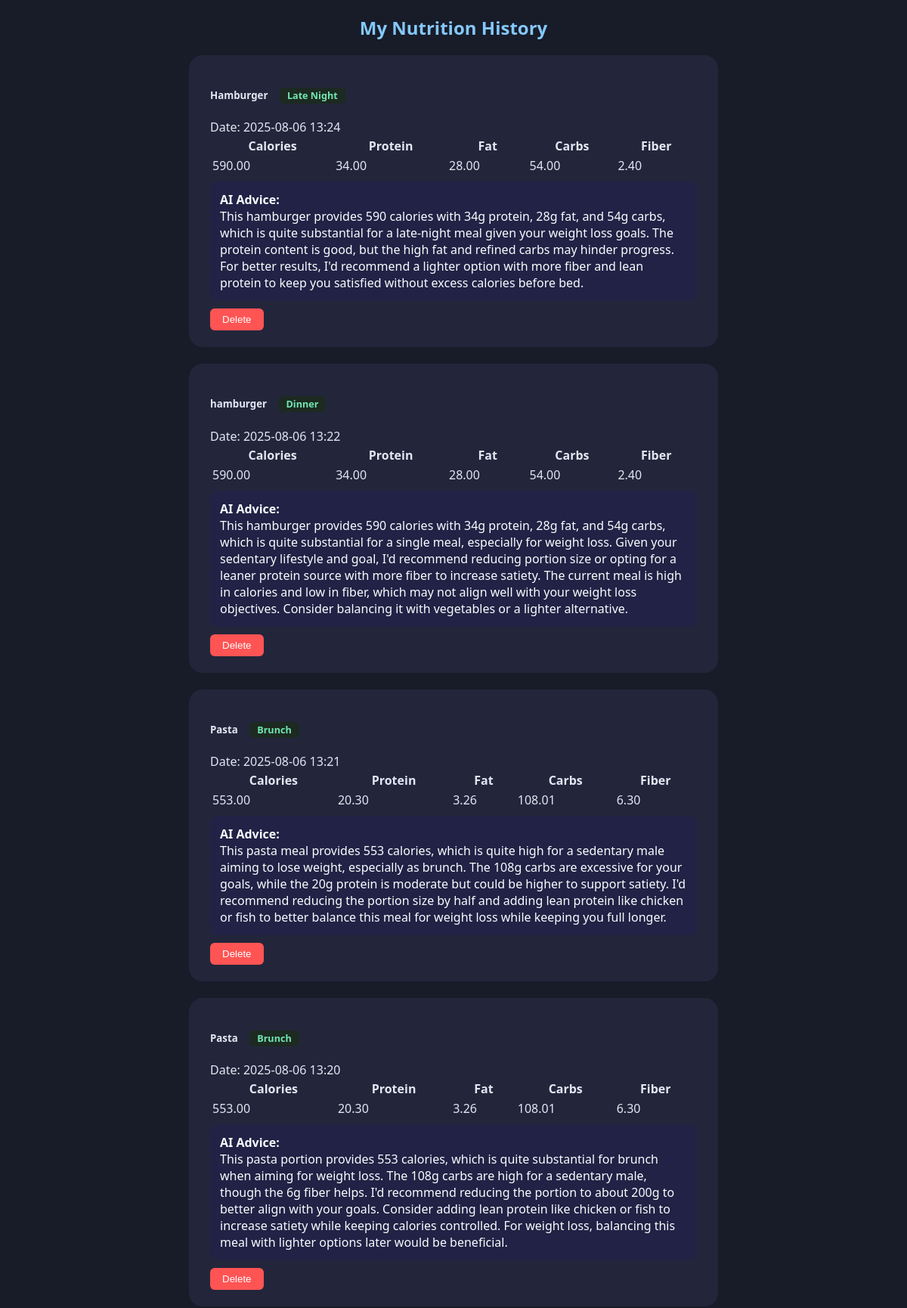
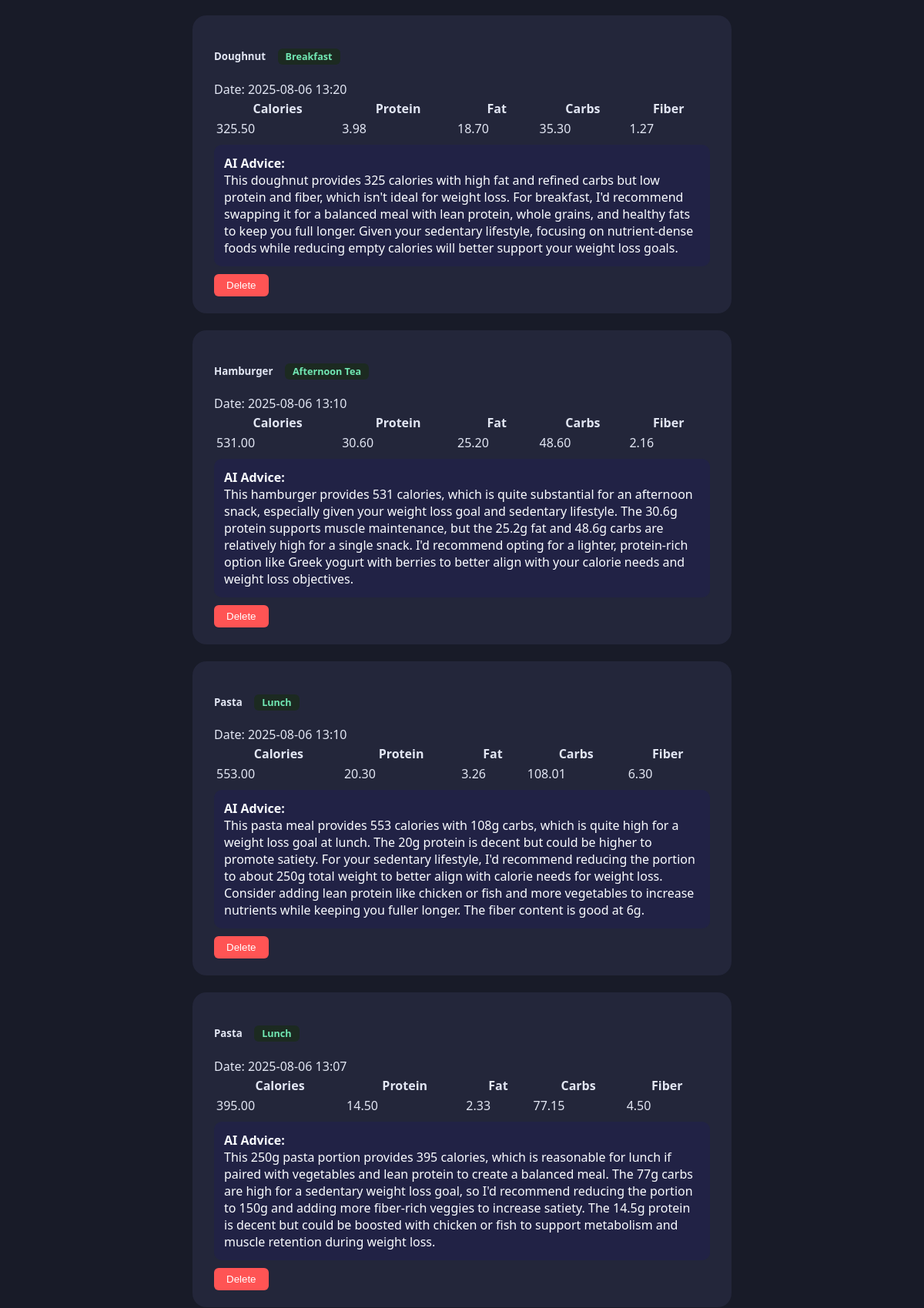
The page /history (signed in, upper part) on the database its author committed (2 pictures, top to bottom).
### backend/models.py (models this page shows)
class AnalysisHistory(db.Model):
    id = db.Column(db.Integer, primary_key=True)
    user_id = db.Column(db.Integer, nullable=False)
    food_name = db.Column(db.String(100))
    nutrients = db.Column(db.Text)
    ai_advice = db.Column(db.Text)
    timestamp = db.Column(db.DateTime, default=datetime.utcnow)
    tag = db.Column(db.String(20))

### app.py (the view)
    @app.route('/history')
    def history():
        if 'user_id' not in session:
            flash('Please log in first!')
            return redirect(url_for('login'))
        records = AnalysisHistory.query.filter_by(user_id=session['user_id']).order_by(
            AnalysisHistory.timestamp.desc()).all()
        for r in records:
            try:
                r.nutrients_dict = json.loads(r.nutrients)
            except Exception:
                r.nutrients_dict = {}
        return render_template('history.html', records=records)

### templates/history.html (shortened to what this page needs)
<!DOCTYPE html>
<html lang="en">
<head>
</head>
<body>
<h2 style="text-align:center;color:#84c8fa;">My Nutrition History</h2>
<div style="max-width:700px; margin:0 auto;">
    {% for item in records %}
    <div class="history-card">
        <h5>
            {{ item.food_name }}
            {% if item.tag %}
            <span class="meal-tag">
                            {{ item.tag.replace('_', ' ') | title }}
                        </span>
            {% endif %}
        </h5>
        <div>Date: {{ item.timestamp.strftime('%Y-%m-%d %H:%M') }}</div>
        <div class="nutrients-table">
            <table style="width:100%;">
                <tr>
                    {% for key in item.nutrients_dict.keys() %}
                    <th>{{ key|capitalize }}</th>
                    {% endfor %}
                </tr>
                <tr>
                    {% for value in item.nutrients_dict.values() %}
                    <td>
                        {% if value is number %}
                        {{ '%.2f'|format(value) }}
                        {% else %}
                        {{ value }}
                        {% endif %}
                    </td>
                    {% endfor %}
                </tr>
            </table>
        </div>
        {% if item.ai_advice %}
        <div class="advice"><b>AI Advice:</b><br>{{ item.ai_advice }}</div>
        {% endif %}
        <form action="{{ url_for('delete_history', history_id=item.id) }}" method="post" style="display:inline;">
            <button type="submit"
                    onclick="return confirm('Are you sure you want to delete this record?');"
                    style="background:#ff5454;color:#fff;border:none;border-radius:6px;padding:7px 16px;cursor:pointer;margin-top:10px;">
                Delete
            </button>
        </form>
    </div>
    {% endfor %}
</div>
</body>
</html>

### templates/history.html (style rules this page uses)
body { background: #181b28; color: #e2e6f3; font-family: 'Segoe UI', Arial, sans-serif; }
.history-card { background: #23263a; border-radius: 18px; margin-bottom: 22px; padding: 22px 28px; }
.advice { background: #212245; color: #fafcff; border-radius: 10px; padding: 13px; margin-top: 7px; }
.meal-tag { font-size: 0.95em; color: #71e7b3; background: #1c2a21; border-radius: 6px; padding: 2px 10px; margin-left: 12px; }

### rows shown on the page
AnalysisHistory: food_name "Hamburger", tag.replace "Late Night", timestamp "2025-08-06 13:24", keys "Calories" "Protein" "Fat" "Carbs" "Fiber", value "590.00" "34.00" "28.00" "54.00" "2.40", ai_advice "This hamburger provides 590 calories with 34g protein, 28g fat, and 54g carbs, which is quite substantial for a late-night meal given your weight loss goals. The protein content is good, but the high fat and refined carbs may hinder progress. For better results, I'd recommend a lighter option with more fiber and lean protein to keep you satisfied without excess calories before bed."
AnalysisHistory: food_name "hamburger", tag.replace "Dinner", timestamp "2025-08-06 13:22", keys "Calories" "Protein" "Fat" "Carbs" "Fiber", value "590.00" "34.00" "28.00" "54.00" "2.40", ai_advice "This hamburger provides 590 calories with 34g protein, 28g fat, and 54g carbs, which is quite substantial for a single meal, especially for weight loss. Given your sedentary lifestyle and goal, I'd recommend reducing portion size or opting for a leaner protein source with more fiber to increase satiety. The current meal is high in calories and low in fiber, which may not align well with your weight loss objectives. Consider balancing it with vegetables or a lighter alternative."
AnalysisHistory: food_name "Pasta", tag.replace "Brunch", timestamp "2025-08-06 13:21", keys "Calories" "Protein" "Fat" "Carbs" "Fiber", value "553.00" "20.30" "3.26" "108.01" "6.30", ai_advice "This pasta meal provides 553 calories, which is quite high for a sedentary male aiming to lose weight, especially as brunch. The 108g carbs are excessive for your goals, while the 20g protein is moderate but could be higher to support satiety. I'd recommend reducing the portion size by half and adding lean protein like chicken or fish to better balance this meal for weight loss while keeping you full longer."
AnalysisHistory: food_name "Pasta", tag.replace "Brunch", timestamp "2025-08-06 13:20", keys "Calories" "Protein" "Fat" "Carbs" "Fiber", value "553.00" "20.30" "3.26" "108.01" "6.30", ai_advice "This pasta portion provides 553 calories, which is quite substantial for brunch when aiming for weight loss. The 108g carbs are high for a sedentary male, though the 6g fiber helps. I'd recommend reducing the portion to about 200g to better align with your goals. Consider adding lean protein like chicken or fish to increase satiety while keeping calories controlled. For weight loss, balancing this meal with lighter options later would be beneficial."
AnalysisHistory: food_name "Doughnut", tag.replace "Breakfast", timestamp "2025-08-06 13:20", keys "Calories" "Protein" "Fat" "Carbs" "Fiber", value "325.50" "3.98" "18.70" "35.30" "1.27", ai_advice "This doughnut provides 325 calories with high fat and refined carbs but low protein and fiber, which isn't ideal for weight loss. For breakfast, I'd recommend swapping it for a balanced meal with lean protein, whole grains, and healthy fats to keep you full longer. Given your sedentary lifestyle, focusing on nutrient-dense foods while reducing empty calories will better support your weight loss goals."
AnalysisHistory: food_name "Hamburger", tag.replace "Afternoon Tea", timestamp "2025-08-06 13:10", keys "Calories" "Protein" "Fat" "Carbs" "Fiber", value "531.00" "30.60" "25.20" "48.60" "2.16", ai_advice "This hamburger provides 531 calories, which is quite substantial for an afternoon snack, especially given your weight loss goal and sedentary lifestyle. The 30.6g protein supports muscle maintenance, but the 25.2g fat and 48.6g carbs are relatively high for a single snack. I'd recommend opting for a lighter, protein-rich option like Greek yogurt with berries to better align with your calorie needs and weight loss objectives."
AnalysisHistory: food_name "Pasta", tag.replace "Lunch", timestamp "2025-08-06 13:10", keys "Calories" "Protein" "Fat" "Carbs" "Fiber", value "553.00" "20.30" "3.26" "108.01" "6.30", ai_advice "This pasta meal provides 553 calories with 108g carbs, which is quite high for a weight loss goal at lunch. The 20g protein is decent but could be higher to promote satiety. For your sedentary lifestyle, I'd recommend reducing the portion to about 250g total weight to better align with calorie needs for weight loss. Consider adding lean protein like chicken or fish and more vegetables to increase nutrients while keeping you fuller longer. The fiber content is good at 6g."
AnalysisHistory: food_name "Pasta", tag.replace "Lunch", timestamp "2025-08-06 13:07", keys "Calories" "Protein" "Fat" "Carbs" "Fiber", value "395.00" "14.50" "2.33" "77.15" "4.50", ai_advice "This 250g pasta portion provides 395 calories, which is reasonable for lunch if paired with vegetables and lean protein to create a balanced meal. The 77g carbs are high for a sedentary weight loss goal, so I'd recommend reducing the portion to 150g and adding more fiber-rich veggies to increase satiety. The 14.5g protein is decent but could be boosted with chicken or fish to support metabolism and muscle retention during weight loss."
